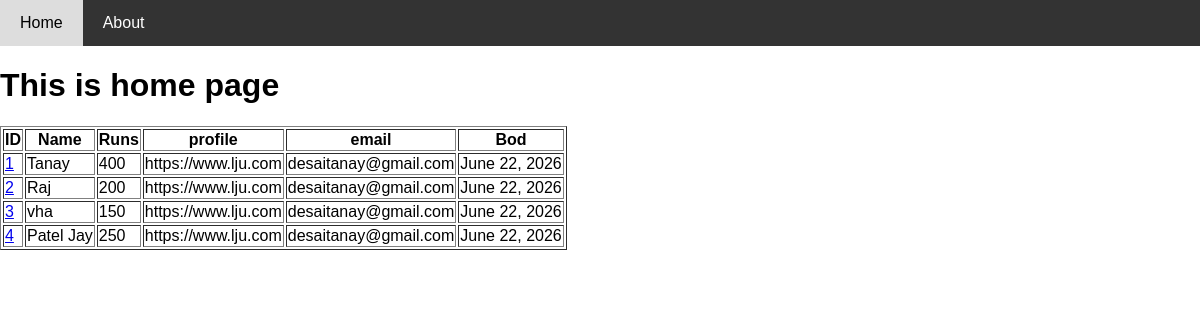
The page / on the database its author committed.
### player/models.py (models this page shows, shortened)
class Players (models.Model):
    name= models.CharField(max_length=100)
    runs= models.IntegerField()
    profile=models.URLField(max_length=200)
    email=models.EmailField(max_length=254)
    bod = models.DateField(blank=True)

### player/views.py (the view)
# urls.py: 2. Add a URL to urlpatterns:  path('', views.home, name='home')
def home(request):
    all_player=Players.objects.all()
    return render(request,'home.html',{'pla':all_player})

### templates/home.html (shortened to what this page needs)
{% extends 'navebar.html' %}
 {% block body %}
    <h1>This is home page</h1>
        <table border="1">
            <tr>
                <th>ID</th>
                <th>Name</th>
                <th>Runs</th>
                <th>profile</th>
                <th>email</th>
                <th>Bod</th>
            </tr>
             {% for i in pla %}
             <tr>
                <td><a href="{% url 'info1' i.id %}">{{i.id}}</a></td>
                <td>{{i.name}}</td>
                <td>{{i.runs}}</td>
                <td>{{i.profile}}</td>
                <td>{{i.email}}</td>
                <td>{{i.bod}}</td>
             </tr>
             {% endfor %}
        </table>
 {% endblock body %}

### templates/navebar.html (shortened to what this page needs)
<!DOCTYPE html>
<html>
<head>
</head>
<body>
    <div class="navbar">
        <a href="{% url 'home1' %}">Home</a>
        <a href="{% url 'about1' %}">About</a>
    </div>
    {% block body %}
    {% endblock body %}
</body>
</html>

### templates/navebar.html (style rules this page uses)
body { margin: 0; font-family: Arial, sans-serif; }
.navbar { background-color: #333; overflow: hidden; }
.navbar a { float: left; color: white; text-align: center; padding: 14px 20px; text-decoration: none; }

### rows shown on the page
Players: id "1", name "Tanay", runs "400", profile "https://www.lju.com", email "desaitanay@gmail.com", bod "June 22, 2026"
Players: id "2", name "Raj", runs "200", profile "https://www.lju.com", email "desaitanay@gmail.com", bod "June 22, 2026"
Players: id "3", name "vha", runs "150", profile "https://www.lju.com", email "desaitanay@gmail.com", bod "June 22, 2026"
Players: id "4", name "Patel Jay", runs "250", profile "https://www.lju.com", email "desaitanay@gmail.com", bod "June 22, 2026"
